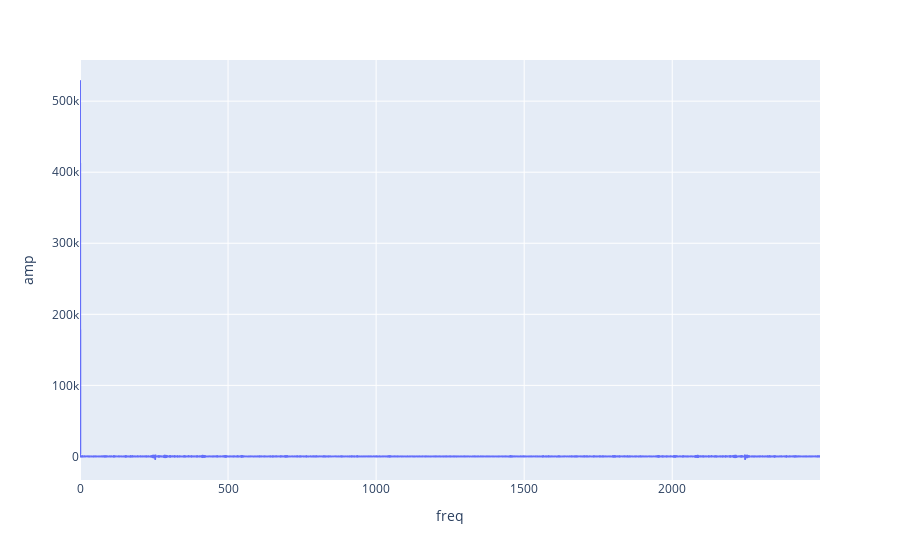

Notebook code for this chart:
### Code cell
#1 rectify


fft = np.fft.fft(ref)
plot(fft.real,'freq','amp')

### Figure 1 — Plotly figure (JSON) as saved in the notebook; plotly's stock layout.template omitted (floating-point values rounded to 4 significant figures; data arrays with more than 128 entries replaced by an {"elided": "..."} marker saying what was removed)
{"data": [{"hovertemplate": "freq=%{x}<br>amp=%{y}<extra></extra>", "legendgroup": "", "line": {"color": "#636efa", "dash": "solid"}, "marker": {"symbol": "circle"}, "mode": "lines", "name": "", "showlegend": false, "type": "scattergl", "x": {"elided": "2500 int values"}, "xaxis": "x", "y": {"elided": "2500 float values"}, "yaxis": "y"}], "layout": {"legend": {"tracegroupgap": 0}, "margin": {"t": 60}, "xaxis": {"anchor": "y", "domain": [0, 1], "title": {"text": "freq"}}, "yaxis": {"anchor": "x", "domain": [0, 1], "title": {"text": "amp"}}}}
